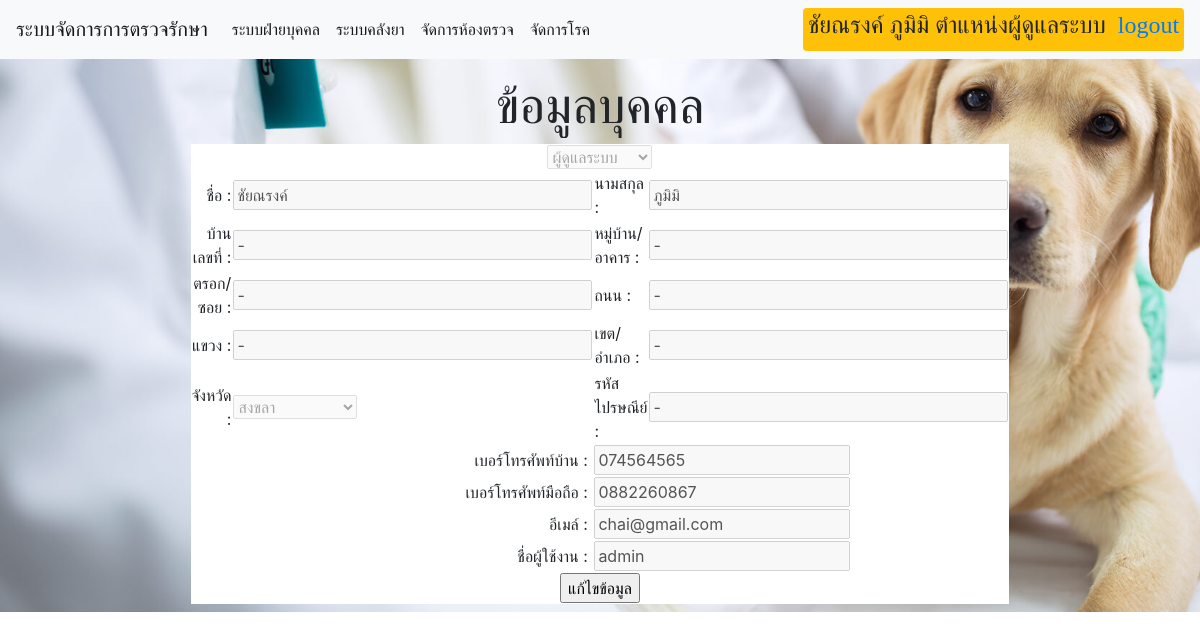
The page /TreatmentManagementProject/admin/AdminUserInfo.php?userid=26 (signed in) on the database its author committed.
### tables this page shows
CREATE TABLE `user` (
  `UserID` int(3) NOT NULL,
  `Username` varchar(30) NOT NULL,
  `Pwd` varchar(50) NOT NULL,
  `level` int(1) NOT NULL,
  `Status` int(1) NOT NULL,
  `Name` varchar(30) NOT NULL,
  `Surname` varchar(30) NOT NULL,
  `Hnumber` varchar(30) NOT NULL,
  `Village` varchar(30) DEFAULT NULL,
  `Alley` varchar(30) DEFAULT NULL,
  `Road` varchar(30) NOT NULL,
  `District` varchar(30) NOT NULL,
  `Canton` varchar(30) NOT NULL,
  `Province` varchar(30) NOT NULL,
  `Postnumber` char(5) NOT NULL,
  `Hpnumber` char(9) DEFAULT NULL,
  `Phonenumber` char(10) DEFAULT NULL,
  `Email` varchar(30) DEFAULT NULL
);

### TreatmentManagementProject/mysql/connect.php (called while the page is built)
<?php
$connect = mysqli_connect($dbhost, $dbuser, $dbpass, $dbname);
mysqli_query($connect, "SET NAMES UTF8");
$result = mysqli_query($connect, $sql);
?>

### TreatmentManagementProject/admin/AdminUserInfo.php (the view, shortened to what this page needs)
<?php
require("../mysql/config.php");
$userid = $_REQUEST['userid'];
$sql = "select userid,name,surname,username,level,status,name,surname,hnumber,village,alley,road,district,canton,province,postnumber,hpnumber,phonenumber,email from user where userid = $userid";
    require("../mysql/connect.php");
    $record = mysqli_fetch_array($result);
?>
<!doctype html>
<html lang="en">
  <head>
     <link rel="stylesheet" href="https://stackpath.bootstrapcdn.com/bootstrap/4.3.1/css/bootstrap.min.css">
  </head>
  <body>
 <nav class="navbar navbar-expand-lg navbar-light bg-light">
  <a class="navbar-brand" href="../Main.php">ระบบจัดการการตรวจรักษา</a>
  <div class="collapse navbar-collapse" id="navbarSupportedContent">
    <ul class="navbar-nav mr-auto">
      <li class="nav-item active">
        <a class="nav-link" href="ManageUser.php">ระบบฝ่ายบุคคล <span class="sr-only">(current)</span></a>
      </li>
      <li class="nav-item active">
        <a class="nav-link" href="#">ระบบคลังยา <span class="sr-only">(current)</span></a>
      </li>
      <li class="nav-item active">
        <a class="nav-link" href="Managetreatmentroom.php">จัดการห้องตรวจ <span class="sr-only">(current)</span></a>
      </li>
      <li class="nav-item active">
        <a class="nav-link" href="Managedisease.php">จัดการโรค <span class="sr-only">(current)</span></a>
      </li>
    </ul>
    <span class = "badge badge-warning" style="font-family: 'TH SarabunPSK';font-weight: bold;"><h4><?php echo $_SESSION['name'] . "&nbsp;ตำแหน่งผู้ดูแลระบบ" ."&nbsp;
    <a href = '../logout.php'>logout</a>" ?></h4></span>
  </div>
</nav>
   <center><div class="head1">ข้อมูลบุคคล</div></center>
   <center>
   <form action="AdminEditUser.php?userid='<?php echo $userid ?>'" method="post">
    <table width = '50%' border = "0"  bgcolor = "#FFFFFF">
            <tr><td colspan="4" align="center">
            <select name="level" disabled>
                   <?php
                   if($record['level'] == 1)
                   {
                       echo "<option value='$record[level]'>ผู้ดูแลระบบ</option>";
                   }
                    echo "</select>";
                ?>
                </td></tr>
               <tr>
               <td align = "right">ชื่อ : </td><td><input type="text" name="Fname" size='30' maxlength='30' value="<?php echo $record['name']; ?>" disabled></td>
               <td align = "left">นามสกุล : </td><td><input type="text" name="Sname" size='30' maxlength='30' value="<?php echo $record['surname']; ?>" disabled></td>
               </tr>
               <tr>
               <td align = "right">บ้านเลขที่ : </td><td><input type="text" name="Hnumber" size='30' maxlength='30' value="<?php echo $record['hnumber']; ?>" disabled></td>
               <td align = "left">หมู่บ้าน/อาคาร : </td><td><input type="text" name="Village" size='30' maxlength='30' value="<?php echo $record['village']; ?>" disabled></td>
               </tr>
               <tr>
               <td align = "right">ตรอก/ซอย : </td><td><input type="text" name="Alley" size='30' maxlength='30' value="<?php echo $record['alley']; ?>" disabled></td>
               <td align = "left">ถนน : </td><td><input type="text" name="Road" size='30' maxlength='30' value="<?php echo $record['road']; ?>" disabled></td>
               </tr>
               <tr>
               <td align = "right">แขวง : </td><td><input type="text" name="District" size='30' maxlength='30' value="<?php echo $record['district']; ?>" disabled></td>
               <td align = "left">เขต/อำเภอ : </td><td><input type="text" name="Canton" size='30' maxlength='30' value="<?php echo $record['canton']; ?>" disabled></td>
               </tr>
               <tr>
               <td align = "right">จังหวัด : </td>
               <td>
               <select name="province" disabled>
                <option value="<?php echo $record['province']; ?>" selected><?php echo $record['province']; ?></option>
</select>
               </td>
               <td align = "left">รหัสไปรษณีย์ :</td><td><input type="text" name="Postnumber" size='30' maxlength='30' value="<?php echo $record['postnumber']; ?>" disabled></td>
               </tr>
                <tr><td colspan="2" align="right">เบอร์โทรศัพท์บ้าน :&nbsp;</td><td colspan="2" align="left"><input type="text" name="Hpnumber" value="<?php echo $record['hpnumber']; ?>" disabled></td></tr>
                <tr><td colspan="2" align="right">เบอร์โทรศัพท์มือถือ :&nbsp;</td><td colspan="2" align="left"><input type="text" name="Phonenumber" value="<?php echo $record['phonenumber']; ?>" disabled></td></tr>
                <tr><td colspan="2" align="right">อีเมล์ :&nbsp;</td><td colspan="2" align="left"><input type="text" name="Email" value="<?php echo $record['email']; ?>" disabled></td></tr>
                <tr><td colspan="2" align="right">ชื่อผู้ใช้งาน :&nbsp;</td><td colspan="2" align="left"><input type="text" name="Email" value="<?php echo $record['username']; ?>" disabled></td></tr>
                <tr><td colspan="4" align="center"><input type="submit" value="แก้ไขข้อมูล"></td></tr>
        </form>
    </center>
  </body>
</html>

### TreatmentManagementProject/admin/AdminUserInfo.php (style rules this page uses)
body { background-image: url("../background/bg.jpg"); background-repeat: no-repeat; background-size: 120% auto; }
.head1 { font-family: "TH SarabunPSK"; font-size: 50px; padding-top: 10px; }

### rows shown on the page
user: level "ผู้ดูแลระบบ", Fname "ชัยณรงค์", Sname "ภูมิมิ", Hnumber "-", Village "-", Alley "-", Road "-", District "-", Canton "-", province "สงขลา", Postnumber "-", Hpnumber "074564565", Phonenumber "0882260867", Email "chai@gmail.com", Email "admin"

### other values the page prints
$_SESSION['name'] "ชัยณรงค์ ภูมิมิ"
